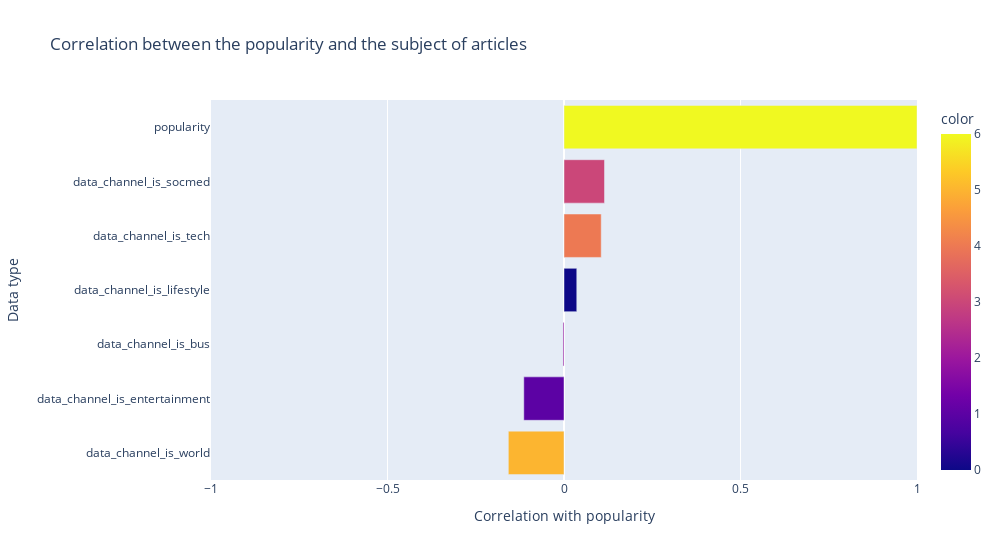

The notebook cell saved with this chart:
### Markdown cell above
## Correlation between popularity and the other variables

### Code cell
data_type = data[low_number_of_value[:6]+['popularity']]
fig=px.bar(data_type.corr()['popularity'].index,
           x=data_type.corr()['popularity'].values,
           y=data_type.corr()['popularity'].index,
           color=[i for i in range(7)],
           orientation='h',
           width=1000,
           title="Correlation between the popularity and the subject of articles")
fig.update_layout(xaxis_title="Correlation with popularity", yaxis_title="Data type",xaxis_range=[-1,1],
                      yaxis_categoryorder = 'total ascending', uniformtext_mode='hide')

fig.show()

### Figure 1 — Plotly figure (JSON) as saved in the notebook; plotly's stock layout.template omitted (floating-point values rounded to 4 significant figures)
{"data": [{"alignmentgroup": "True", "hovertemplate": "x=%{x}<br>y=%{y}<br>color=%{marker.color}<extra></extra>", "legendgroup": "", "marker": {"color": [0, 1, 2, 3, 4, 5, 6], "coloraxis": "coloraxis", "pattern": {"shape": ""}}, "name": "", "offsetgroup": "", "orientation": "h", "showlegend": false, "textposition": "auto", "type": "bar", "x": [0.03618, -0.1139, -0.002869, 0.1148, 0.1055, -0.1577, 1], "xaxis": "x", "y": ["data_channel_is_lifestyle", "data_channel_is_entertainment", "data_channel_is_bus", "data_channel_is_socmed", "data_channel_is_tech", "data_channel_is_world", "popularity"], "yaxis": "y"}], "layout": {"barmode": "relative", "coloraxis": {"colorbar": {"title": {"text": "color"}}, "colorscale": [[0, "#0d0887"], [0.1111, "#46039f"], [0.2222, "#7201a8"], [0.3333, "#9c179e"], [0.4444, "#bd3786"], [0.5556, "#d8576b"], [0.6667, "#ed7953"], [0.7778, "#fb9f3a"], [0.8889, "#fdca26"], [1, "#f0f921"]]}, "legend": {"tracegroupgap": 0}, "title": {"text": "Correlation between the popularity and the subject of articles"}, "uniformtext": {"mode": "hide"}, "width": 1000, "xaxis": {"anchor": "y", "domain": [0, 1], "range": [-1, 1], "title": {"text": "Correlation with popularity"}}, "yaxis": {"anchor": "x", "categoryorder": "total ascending", "domain": [0, 1], "title": {"text": "Data type"}}}}
